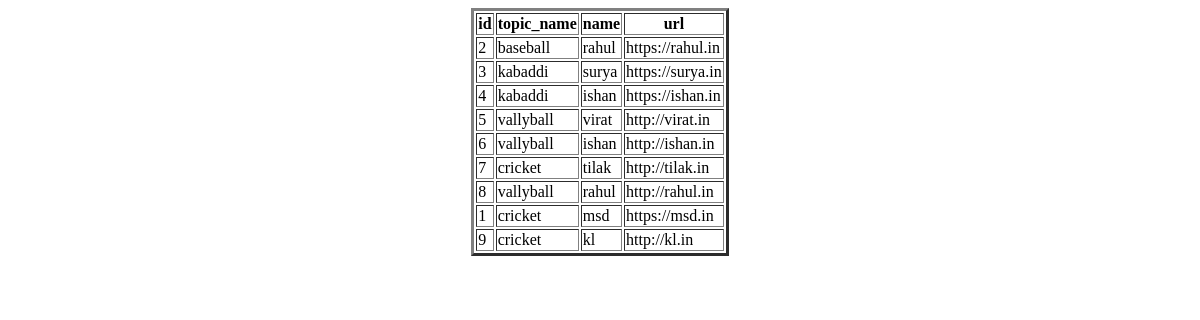
/display_webpage/, run on an earlier commit of the app's database.
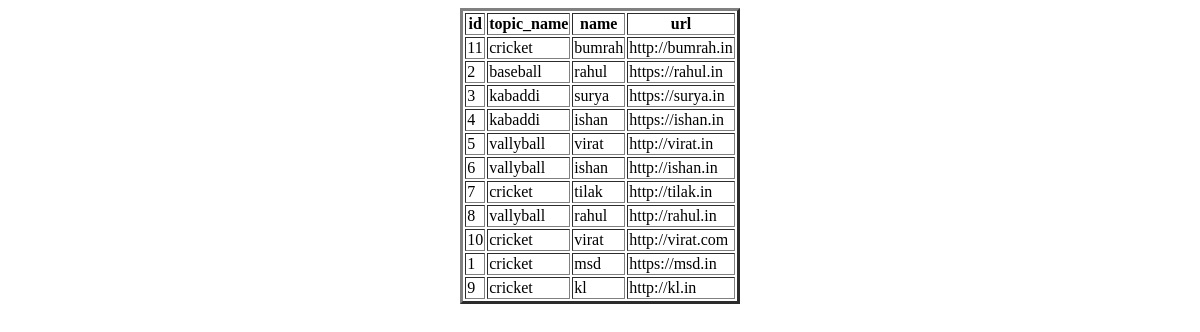
And on a later commit of the database.
### app/models.py (models this page shows, shortened)
class Webpage(models.Model):
    topic_name=models.ForeignKey(Topic,on_delete=models.CASCADE)
    name=models.CharField(max_length=100)
    url=models.URLField()

class Topic(models.Model):
    topic_name=models.CharField(max_length=100,primary_key=True)
    def __str__(self):
        return self.topic_name

### app/views.py (the view)
# urls.py: path('display_webpage/',display_webpage,name='display_webpage'),
def display_webpage(request):
    QLWO=Webpage.objects.all()
    QLWO=Webpage.objects.filter(topic_name='cricket')
    QLWO=Webpage.objects.exclude(topic_name='cricket')
    QLWO=Webpage.objects.all()[::-1]
    QLWO=Webpage.objects.all().order_by('name')
    QLWO=Webpage.objects.all().order_by('-name')
    QLWO=Webpage.objects.all().order_by(Length('name'))
    QLWO=Webpage.objects.all().order_by(Length('name').desc())
    d={'QLWO':QLWO}
    return render(request,'display_webpage.html',d)

### templates/display_webpage.html (shortened to what this page needs)
<!DOCTYPE html>
<html lang="en">
<head>
</head>
<body><center>
    <table border="3px">
        <tr>
            <th>id</th>
            <th>topic_name</th>
            <th>name</th>
            <th>url</th>
        </tr>
        {% for wo in QLWO %}
        <tr>
            <td>{{wo.id}}</td>
            <td>{{wo.topic_name}}</td>
            <td>{{wo.name}}</td>
            <td>{{wo.url}}</td>
        </tr>
        {% endfor %}
    </center>
</body>
</html>

What changed in the data, as far as the page shows it:
added Webpage: id "11", topic_name "cricket", name "bumrah", url "http://bumrah.in"
added Webpage: id "10", topic_name "cricket", name "virat", url "http://virat.com"
